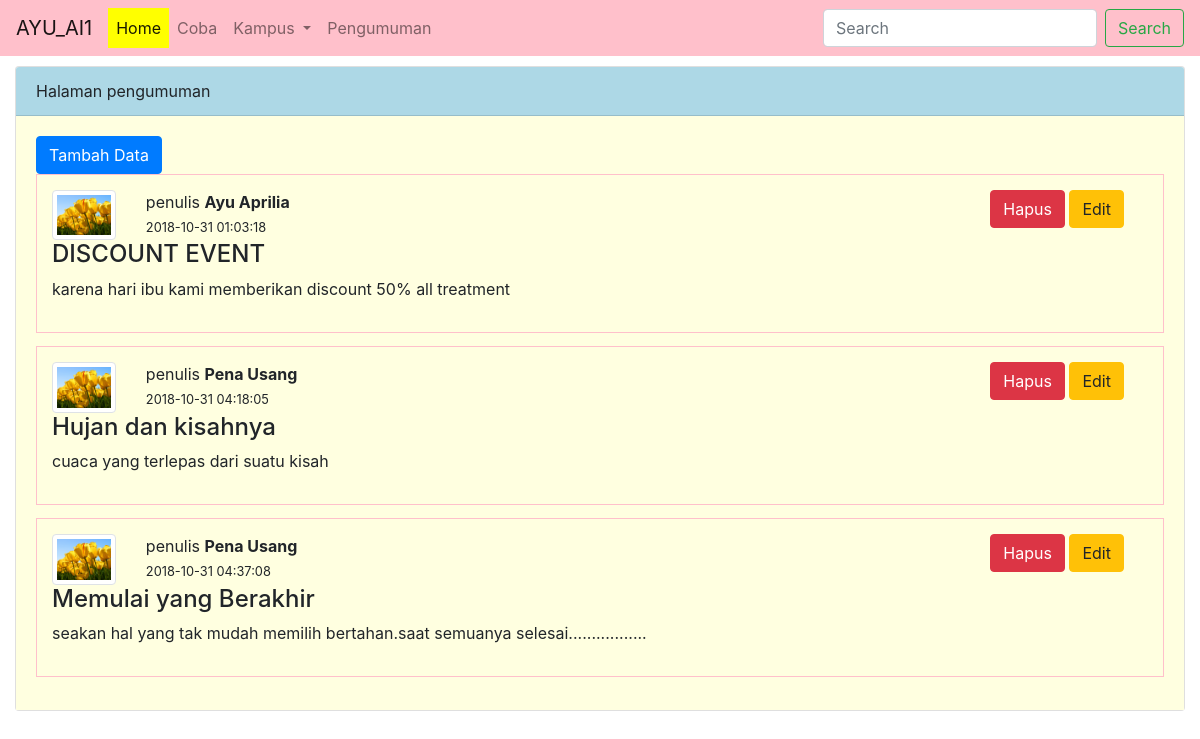
The page /index.php/admin/pengumuman on the database its author committed.
### tables this page shows
CREATE TABLE `pengumuman` (
  `id` int(11) NOT NULL,
  `judul` varchar(255) NOT NULL,
  `isi` text NOT NULL,
  `penulis` varchar(100) NOT NULL,
  `create_at` datetime DEFAULT CURRENT_TIMESTAMP
);

### application/controllers/admin/Pengumuman.php (called while the page is built, shortened)
<?php
class Pengumuman extends CI_Controller
{
	public function __construct()
	{
		$this->load->model('Pengumuman_model');
	}
	 public function index()
	{
		$data['judul'] = 'pengumuman';
		$data['sub_judul'] = 'Halaman pengumuman';
		$data['halaman'] = 'admin/v_pengumuman';
		$data['isi_tabel'] = $this->Pengumuman_model->all();
		$this->load->view('admin/v_template',$data);
	}
}

### index.php (called while the page is built, shortened)
<?php
require_once BASEPATH.'core/CodeIgniter.php';

### application/models/Pengumuman_model.php (called while the page is built, shortened)
<?php
class Pengumuman_model extends CI_Model {
	public function all()
	{
		return $this->db->get('pengumuman')->result();
	}
}

### application/views/admin/v_pengumuman.php (the view, shortened to what this page needs)
 <div class="col-sm-12" >
   <div class="card" >
    <div class="card-header" style="background-color: lightblue"> <?php echo $sub_judul; ?></div>
    <div class="card-body" style="background-color: lightyellow">
     <a href="<?php echo site_url('admin/pengumuman/tambah')?>" class="btn btn-primary">Tambah Data</a>
      <?php
      foreach ($isi_tabel as $value) :
       ?>
      <div style="border: 1px solid pink; padding: 15px; margin-bottom: 13px">
        <div class="row">
        <div class="col-sm-1" ><img  height="100px" width="100px" src="<?= base_url('assets/Tulips.jpg') ?>" class="img-thumbnail">
        </div>
        <div class="col-sm-9">
          penulis <strong><?= $value->penulis ?></strong>
          <br>
          <small><?= $value->create_at ?></small>
        </div>
        <div class="col-sm-2">
        <a href="<?= site_url('admin/pengumuman/hapus/'.$value->id); ?>" class="btn btn-danger"> Hapus </a>
        <a href="<?= site_url('admin/pengumuman/edit/'.$value->id); ?>" class="btn btn-warning"> Edit </a>
        </div>
      </div>
      <div class="row">
        <div class="col-sm-12">
          <h4><?= $value->judul ?></h4>
          <p><?= $value->isi ?></p>
        </div>
      </div>
      </div>
    <?php endforeach; ?>
    </div>
  </div>
</div>

### application/views/admin/v_template.php (shortened to what this page needs)
<!DOCTYPE html>
<html>
<head>
	<link rel="stylesheet" type="text/css" href="<?php echo base_url('assets/bootstrap/css/bootstrap.css'); ?>">
</head>
<body>
	<nav class="navbar navbar-expand-lg navbar-light " style="background-color:pink" >
  <a class="navbar-brand" href="#">AYU_AI1</a>
  <div class="collapse navbar-collapse" id="navbarSupportedContent">
    <ul class="navbar-nav mr-auto">
      <li class="nav-item active">
        <a class="nav-link" href="<?php echo site_url('admin/home/index');?>" style="background-color:yellow">Home</a>
      </li>
      <li class="nav-item">
        <a class="nav-link" href="<?php echo site_url('admin/home/coba'); ?>">Coba</a>
      </li>
      <li class="nav-item dropdown">
        <a class="nav-link dropdown-toggle" href="#" id="navbarDropdown" role="button" data-toggle="dropdown" aria-haspopup="true" aria-expanded="false">
          Kampus
        </a>
      </li>
      <li class="nav-item">
        <a class="nav-link" href="<?php echo site_url('admin/Pengumuman/index'); ?>">Pengumuman</a>
      </li>
    </ul>
    <form class="form-inline my-2 my-lg-0">
      <input class="form-control mr-sm-2" type="search" placeholder="Search" aria-label="Search">
      <button class="btn btn-outline-success my-2 my-sm-0" type="submit">Search</button>
    </form>
  </div>
</nav>
	<div class="container-fluid" style="margin-top: 10px">
		<div class="row">
			<?php $this->load->view($halaman);?>
		</div>
	</div>
</body>
</html>

### rows shown on the page
pengumuman: penulis "Ayu Aprilia", create_at "2018-10-31 01:03:18", judul "DISCOUNT EVENT", isi "karena hari ibu kami memberikan discount 50% all treatment"
pengumuman: penulis "Pena Usang", create_at "2018-10-31 04:18:05", judul "Hujan dan kisahnya", isi "cuaca yang terlepas dari suatu kisah"
pengumuman: penulis "Pena Usang", create_at "2018-10-31 04:37:08", judul "Memulai yang Berakhir", isi "seakan hal yang tak mudah memilih bertahan.saat semuanya selesai................."

### other values the page prints
$sub_judul "Halaman pengumuman"
